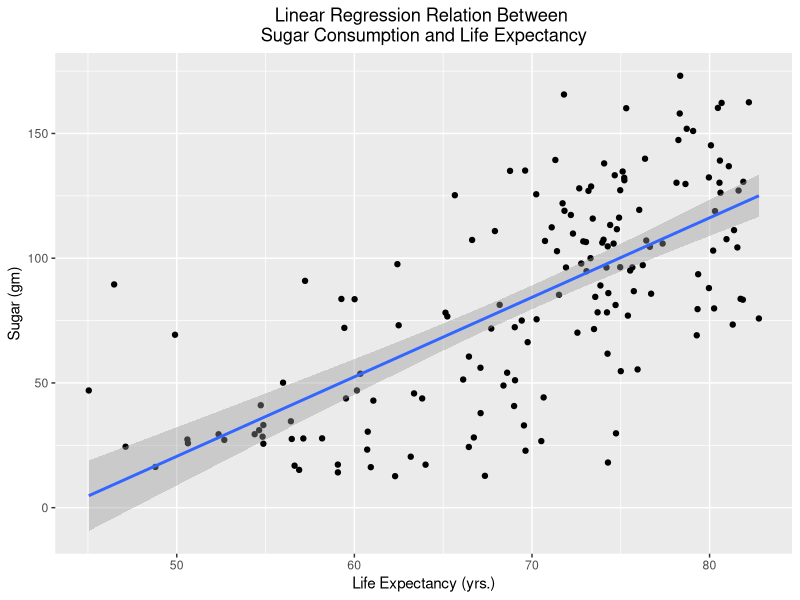

Reproduce this figure in R. (Note: this script raises an error after producing the figure.)
##Analytics  Project 2###
library(ggplot2) #for ggplot system and preloaded datasets
library(plyr) #for ddply()
library(tseries) #for the J-B test
install.packages("readxl") #install packages 
library("readxl") #loading xl packages

##Sugar and Life expectancy####
SugarvLife<-read_excel("AnalyticsProject2.xlsx", sheet = "SugarvLife") #accessing data
na.omit(SugarvLife)#getting rid of varibles that were NA
SugarvLife_1<-na.omit(SugarvLife)
View(SugarvLife_1) #viewing variables 
ggplot(SugarvLife_1, aes(x = Life, y = Sugar )) + #making a scatter plot 
  geom_point()  +
  ggtitle("Linear Regression Relation Between \nSugar Consumption and Life Expectancy") +
  labs(y = "Sugar (gm)", x = "Life Expectancy (yrs.)") +
  geom_smooth(method ='lm') +
  theme(plot.title = element_text(hjust = 0.5))

##Training Data for Sugar and Life expectancy ###
dim(Training)#checking dimensions of training
p<-.7 #setting the percent for the testing sample
obs_count<-dim(SugarvLife_1)[1] #counting observations in the data frame
training_size <- floor(p * obs_count)
training_size
set.seed(1234) #setting the seed for partitioning 
train_ind <- sample(obs_count, size = training_size)
Training <- SugarvLife_1[train_ind, ] #pulls random rows for training
MODEL1<-lm(Life ~ Sugar, Training) #Building a model for training data
MODEL1$coefficients #Beta estimates 
MODEL1$residuals #residuals 
MODEL1$fitted.values #fitted redicted values 
hist(MODEL1$residuals) #plotting values 
jarque.bera.test(MODEL1$residuals) #Checking normality 
M1 <- lm(Sugar~ Life, Training) #Building Model for training data 
summary(M1) #summary for model 1 
PRED_1_IN <- predict(M1, Training) #generating predictions for in-sample data
PRED_1_OUT<- predict(M1, Training) #generating predictions for out-of-sample data
View(PRED_1_IN) #viewing predictions for training data
plot(PRED_1_IN, col= 'dark blue') #plotting predictions for training data
View(PRED_1_OUT)
plot(PRED_1_OUT, col = 'pink')
plot(Sugar ~ Life, Training, col ='purple') #Plots the In-sample training partition
points(Training$Life, Training$Sugar, col='orange') #Plots the Out-of sample training partition
RMSE_1_IN<-sqrt(sum((PRED_1_IN-Training$Sugar)^2)/length(PRED_1_IN))  #computes in-sample error trianing 
View(RMSE_1_IN) #viewing in-sample error
RMSE_1_OUT<-sqrt(sum((PRED_1_OUT-Training$Sugar)^2)/length(PRED_1_OUT)) #computes out-of-sample 

###Testing Data for Sugar and Life expectancy##
Testing <- SugarvLife_1[-train_ind, ] #pulls random rows for testing
dim(Testing)#checking dimensions of testing
MODEL2<-lm(Life ~ Sugar, Testing) #Building a model for training data
MODEL2$coefficients #Beta estimates 
MODEL2$residuals #residuals 
MODEL2$fitted.values #fitted redicted values 
hist(MODEL2$residuals) #plotting values 
jarque.bera.test(MODEL2$residuals) #Checking normality 
M2 <- lm(Sugar~ Life, Testing) #Building Model for training data
summary(M2)
PRED_2_IN<- predict(M2, Testing) #predicting in sample for testing 
PRED_2_OUT <- predict(M2, Testing)#predicting out sample for testing 
RMSE_2_IN<-sqrt(sum((PRED_2_IN-Testing$Sugar)^2)/length(PRED_2_IN))  #computes in-sample error
RMSE_2_OUT<-sqrt(sum((PRED_2_OUT-Testing$Sugar)^2)/length(PRED_2_OUT)) #computes out-of-sample 

##Comparing Testing and training for Sugar and Life expectancy##
x_grid <- seq(0,90) #CREATES GRID OF X-AXIS VALUES
predictions <- predict(M1, list(Life=x_grid))
plot(Training$Sugar ~ Training$Life, col='blue')
lines(x_grid, predictions, col='green', lwd=3)
points(Testing$Sugar ~ Testing$Life, col='red', pch=3)

##Sugar and GDP ($)###
GDPvSugar<-read_excel("AnalyticsProject2.xlsx", sheet = "GDPvSugar") #accessing data
na.omit(GDPvSugar) #getting rid of varibles that were NA
GDPvSugar_1 <-na.omit(GDPvSugar)
View(GDPvSugar_1) #viewing variables 
ggplot(GDPvSugar_1, aes(x = GDP, y = Sugar )) + #making a scatter plot 
  geom_point()  +
  ggtitle("Linear Regression Relation Between \nSugar Consumption and GDP ($)") +
  labs(y = "Sugar (gm)", x = "GDP ($)") +
  geom_smooth(method ='lm') +
  theme(plot.title = element_text(hjust = 0.5))

##Training data for Sugar and GDP ($)###
p<-.7 #setting the percent for the testing sample
dim(Training)#checking dimensions of training
obs_count<-dim(GDPvSugar_1)[1] #counting observations in the data frame
train_ind <- sample(obs_count, size = training_size) #setting training sample size 
training_size #checking what it looks like 
set.seed(1234) #setting the seed for partitioning 
train_ind <- sample(obs_count, size = training_size) #saving sample under train_ind
Training <- GDPvSugar_1[train_ind, ] #pulls random rows for training
MODEL3$coefficients #Beta estimates 
MODEL3$residuals #residuals 
MODEL3$fitted.values #fitted redicted values 
hist(MODEL3$residuals) #plotting values 
jarque.bera.test(MODEL3$residuals) #Checking normality 
M3<-lm(Sugar~ GDP, Training) #Building Model for training data 
summary(M3)
View(M3$fitted.values)
PRED_3_IN <- predict(M3, Training) #generating predictions for in-sample data
PRED_3_OUT <- predict(M3, Training) #generating predictions for out-of-sample data
View(PRED_3_IN) #viewing prediction 
plot(PRED_3_IN, col= 'dark blue') #plotting predictions for training data
plot(PRED_3_OUT, col= 'dark blue') #plotting predictions for training data
RMSE_3_IN<-sqrt(sum((PRED_3_IN-Training$Sugar)^2)/length(PRED_3_IN))  #computes in-sample error
RMSE_3_OUT<-sqrt(sum((PRED_3_IN-Training$Sugar)^2)/length(PRED_3_IN))  #computes in-sample error
plot(Sugar ~ GDP, Training, col ='purple') #Plots the In-sample training partition
points(Training$GDP, Training$Sugar, col='orange') #Plots the Out-of sample partition

##Testing data for Sugar and GDP($)##
Testing <- GDPvSugar_1[-train_ind, ] #pulls random rows for testing
dim(Testing)#checking dimensions of testing 
MODEL4<-lm(GDP ~ Sugar,Testing) 
MODEL4$coefficients #Beta estimates 
MODEL4$residuals #residuals 
MODEL4$fitted.values #fitted redicted values 
hist(MODEL4$residuals) #plotting values 
jarque.bera.test(MODEL4$residuals) #Checking normality 
M4<-lm(Sugar ~ Life, Testing)#Building model for testing data 
summary(M4) #Checking summary 
PRED_4_IN<-predict(M4, Testing) #Saving predictions for testing 
PRED_4_OUT<-predict(M4, Testing) #Saving prediciton for testing 
RMSE_4_IN<-sqrt(sum((PRED_4_IN-Testing$Sugar)^2)/length(PRED_4_IN)) #computes out-of-sample
RMSE_4_OUT<-sqrt(sum((PRED_4_OUT-Testing$Sugar)^2)/length(PRED_4_OUT)) #computes out-of-sample
 plot(Sugar ~ GDP, GDPvSugar_1) #Ploting entire dataset 
plot(Sugar ~ GDP, Testing,  col ='red', pch=3) #Plots the out-of-sample testing partition
points(Testing$GDP, Testing$Sugar, col='blue', pch=3) #Plots the out-of sample testing partition

#Comparing Testing and training for Sugar and GDP($)##
x_grid <- seq(0,13000) #CREATES GRID OF X-AXIS VALUES
predictions <- predict(M2, list(GDP=x_grid))
plot(Training$Sugar ~ Training$GDP, col='blue')
lines(x_grid, predictions, col='green', lwd=3)
points(Testing$Sugar ~ Testing$GDP, col='red', pch=3)


##Sugar and GDP Per Capita ###
CapvSugar<-read_excel("AnalyticsProject2.xlsx", sheet = "CapvSugar") #accessing data
na.omit(CapvSugar) #getting rid of varibles that were NA
CapvSugar_1<-na.omit(CapvSugar)
View(CapvSugar_1) #viewing variables 
ggplot(CapvSugar_1, aes(x = Cap, y = Sugar)) + #making a scatter plot 
  geom_point()  +
  ggtitle("Linear Regression Relation Between \nSugar Consumption and GDP Per Capita") +
  labs(y = "Sugar (gm)", x = "GDP per Capita (%)") +
  geom_smooth(method ='lm') +
  theme(plot.title = element_text(hjust = 0.5))
#Training Data for Sugar and GDP Per Capita ###
dim(Training)#checking dimensions of training
p<-.7 #setting the percent for the testing sample
obs_count<-dim(CapvSugar_1)[1] #counting observations in the data frame
training_size <- floor(p * obs_count) #saving training size 
training_size #checking training size 
set.seed(1234) #setting the seed for partitioning 
train_ind <- sample(obs_count, size = training_size)
Training <- CapvSugar_1[train_ind, ] #pulls random rows for training
MODEL5$coefficients #Beta estimates 
MODEL5$residuals #residuals 
MODEL5$fitted.values #fitted redicted values 
hist(MODEL5$residuals) #plotting values 
jarque.bera.test(MODEL5$residuals) #Checking normality 
M5 <- lm(Sugar~ Cap, Training) #Building Model for training data 
summary(M5)
PRED_5_IN <- predict(M5, Training) #generating predictions for in-sample data
PRED_5_OUT <- predict(M5, Training) #generate predictions on the (out-of-sample) training data
View(PRED_5_IN) #viewing predition 
View(M5$fitted.values)
plot(Sugar ~ Cap, Training, col ='purple') #Plots the In-sample training partition
points(Training$Cap, Training$Sugar, col='yellow') #Plots the Out-of sample partition
RMSE_5_IN<-sqrt(sum((PRED_5_IN-Training$Sugar)^2)/length(PRED_5_IN))  #computes in-sample error
RMSE_5_OUT<-sqrt(sum((PRED_5_OUT-Training$Sugar)^2)/length(PRED_5_OUT))  #computes in-sample error
RMSE_5_IN #In-sample error
RMSE_5_OUT #Out- of sample error 

###Testing Data for Sugar and GDP Per Capita###
Testing <- CapvSugar_1[-train_ind, ] #pulls random rows for testing
dim(Testing)#checking dimensions of testing 
MODEL6<-lm(Sugar ~ Cap,Testing) 
MODEL6$coefficients #Beta estimates 
MODEL6$residuals #residuals 
MODEL6$fitted.values #fitted redicted values 
hist(MODEL6$residuals) #plotting values 
jarque.bera.test(MODEL6$residuals) #Checking normality
plot(Sugar ~ Cap, Testing,  col ='red', pch=3) #Plots the out-of-sample testing partition
points(Testing$Cap, Testing$Sugar, col='blue', pch=3) #Plots the out-of sample testing partition
M6<-lm(Sugar ~ Cap, Testing) #saving testing data in M6
PRED_6_IN <- predict(M6, Testing) #generate predictions on the (out-of-sample) testing data
PRED_6_OUT <- predict(M6, Testing) #generate predictions on the (out-of-sample) testing data
RMSE_6_IN<-sqrt(sum((PRED_6_IN-Training$Sugar)^2)/length(PRED_6_IN))  #computes in-sample error
RMSE_6_OUT<-sqrt(sum((PRED_6_OUT-Testing$Sugar)^2)/length(PRED_6_OUT)) #computes out-of-sample 
RMSE_6_IN #In-sample error
RMSE_6_OUT #Out- of sample error 

#Comparing Testing and training for Sugar and Grams ($)##
x_grid <- seq(0,70) #CREATES GRID OF X-AXIS VALUES
predictions <- predict(M6, list(Cap=x_grid))
plot(Training$Sugar ~ Training$Cap, col='blue')
lines(x_grid, predictions, col='green', lwd=3)
points(Testing$Sugar ~ Testing$Cap, col='red', pch=3)

##Multiple Regression with sugar, GDP per capita, pov###
PovCapvSugar<-read_excel("AnalyticsProject2.xlsx", sheet = "PovCapvSugar") #accessing data
na.omit(PovCapvSugar) #getting rid of varibles that were NA
PovCapvSugar_1<-na.omit(PovCapvSugar)
View(PovCapvSugar_1) #viewing variables 
PovCapvSugar_1$Poverty<-NA #Creating a new column for the poverty variable 
for (i in 1:length(PovCapvSugar_1$POV)) { #creating a for/if statement 
  if (PovCapvSugar_1$POV[i] == 'Above the poverty line') { #label above if the number is higher than a certain number
    PovCapvSugar_1$Poverty[i]  <- "Above"
  }else{ 
    PovCapvSugar_1$Poverty[i] <- "Below"
  }
}
View(PovCapvSugar_1) #viewing the results to make sure everything looks okay
PovCapvSugar_1$Poverty<-as.factor(PovCapvSugar_1$Poverty) #converted to a factor variable
ggplot(PovCapvSugar_1, aes(x = Cap, y = Sugar, color = Poverty )) +
  geom_point() +
  geom_smooth(method ='lm', color = "black") +
  ggtitle("Linear Regression Relation Between \nSugar Consumption, Poverty, and GDP per capita")

#Training Data for sugar, GDP per capita, pov###
dim(Testing)
p<-.7 #fraction of sample I will use for training
obs_count<-dim(PovCapvSugar_1)[1] #number of observations in the data frame
training_size <- floor(p * obs_count) #round to the nearest integer 
training_size #checking number 
set.seed(1234) #making partition reproducible
train_ind <- sample(obs_count, size = training_size) #creating a vector with shuffled rows 
Training <- PovCapvSugar_1[train_ind, ] #pulls random rows for training
MODEL7 <- lm(Sugar ~ Cap + Poverty, Training)
MODEL7$coefficients #Beta estimates 
MODEL7$residuals #residuals 
MODEL7$fitted.values #fitted redicted values 
hist(MODEL7$residuals) #plotting values 
jarque.bera.test(MODEL7$residuals) #Checking normality
summary(MODEL7) #generates summary diagnostic output
PRED_7_IN <- predict(M7, Training) #predictions on the in-sample training data 
View(PRED_7_IN) #viewing the prediction i just made 
PRED_7_OUT <- predict(M7, Training) #prediction on the out-sample testing data
plot(PRED_7_IN) #Plotting results for predictions training 
Plot(PRED_7_OUT) #Plotting results for predictions training 
RMSE_7_IN<-sqrt(sum((PRED_7_IN-Training$Sugar)^2)/length(PRED_7_IN))  #computes in-sample error
RMSE_7_OUT<-sqrt(sum((PRED_7_OUT-Training$Sugar)^2)/length(PRED_7_OUT))  #computes in-sample error

 
#Testing for Data for sugar, GDP per capita, pov###
Testing <- PovCapvSugar_1[-train_ind, ] #pulls random rows for testing
dim(Testing) #checking the dimensions of the testing data 
MODEL8<-lm(Sugar ~ Cap + Pov, data = PovCapvSugar_1)
MODEL8$coefficients #Beta estimates 
MODEL8$residuals #residuals 
MODEL8$fitted.values #fitted redicted values 
hist(MODEL8$residuals) #plotting values 
jarque.bera.test(MODEL8$residuals) #Checking normality 
summary(MODEL8) #checking summary
M8<-lm(Sugar ~ Cap + Cap2, Testing)
PRED_8_IN <- predict(M8, Testing) #prediction on the out-sample testing data
PRED_8_OUT <- predict(M8, Testing) #prediction on the out-sample testing data
RMSE_8_IN<-sqrt(sum((PRED_8_IN-Testing$Sugar)^2)/length(PRED_8_IN)) #computes in-sample error 
RMSE_8_OUT<-sqrt(sum((PRED_8_OUT-Testing$Sugar)^2)/length(PRED_8_OUT)) #computes out-of-sample 
RMSE_8_IN #IN-SAMPLE ERROR
RMSE_8_OUT #OUT-OF-SAMPLE ERROR

#Plotting  Both Data Partitions ##
x_grid <- seq(0,70) #CREATES GRID OF X-AXIS VALUES
predictions <- predict(M8, list(Cap=x_grid, Cap2=x_grid^2))
plot(Training$Sugar ~ Training$Cap, col='blue')
lines(x_grid, predictions, col='green', lwd=3)
points(Testing$Sugar ~ Testing$Cap, col='red', pch=3)




